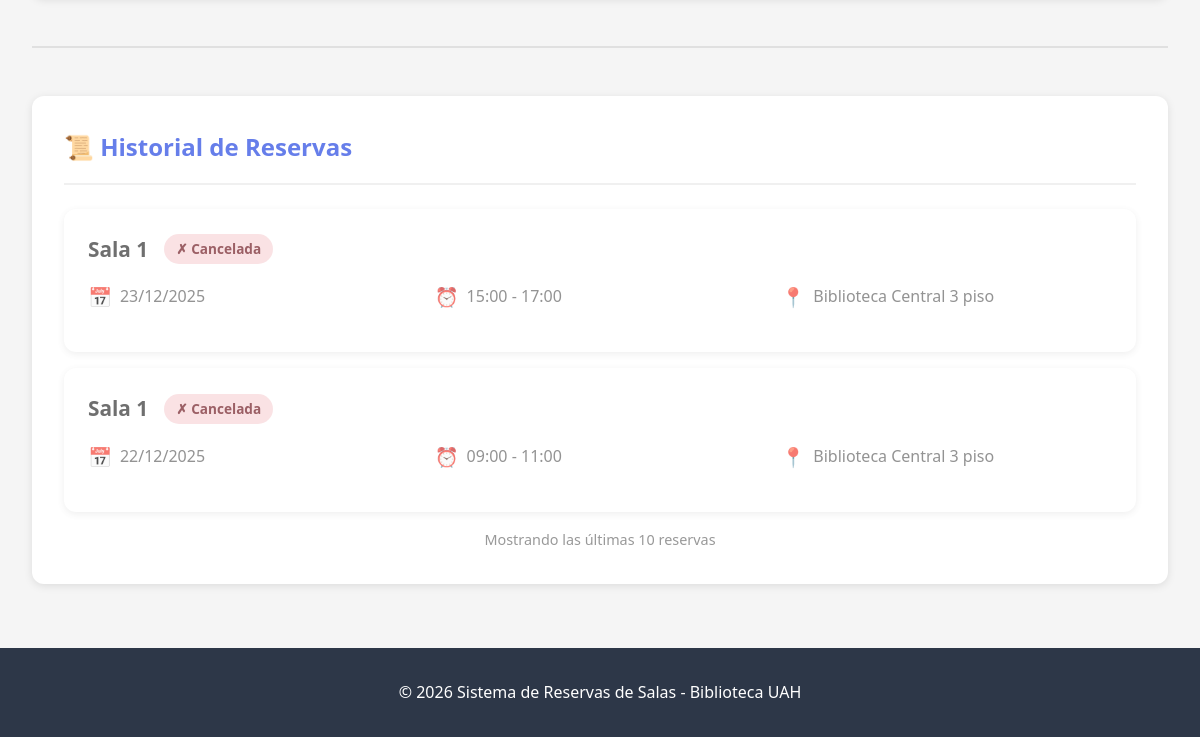
/reservas/mis-reservas/ (signed in, lower part), run on an earlier commit of the app's database.
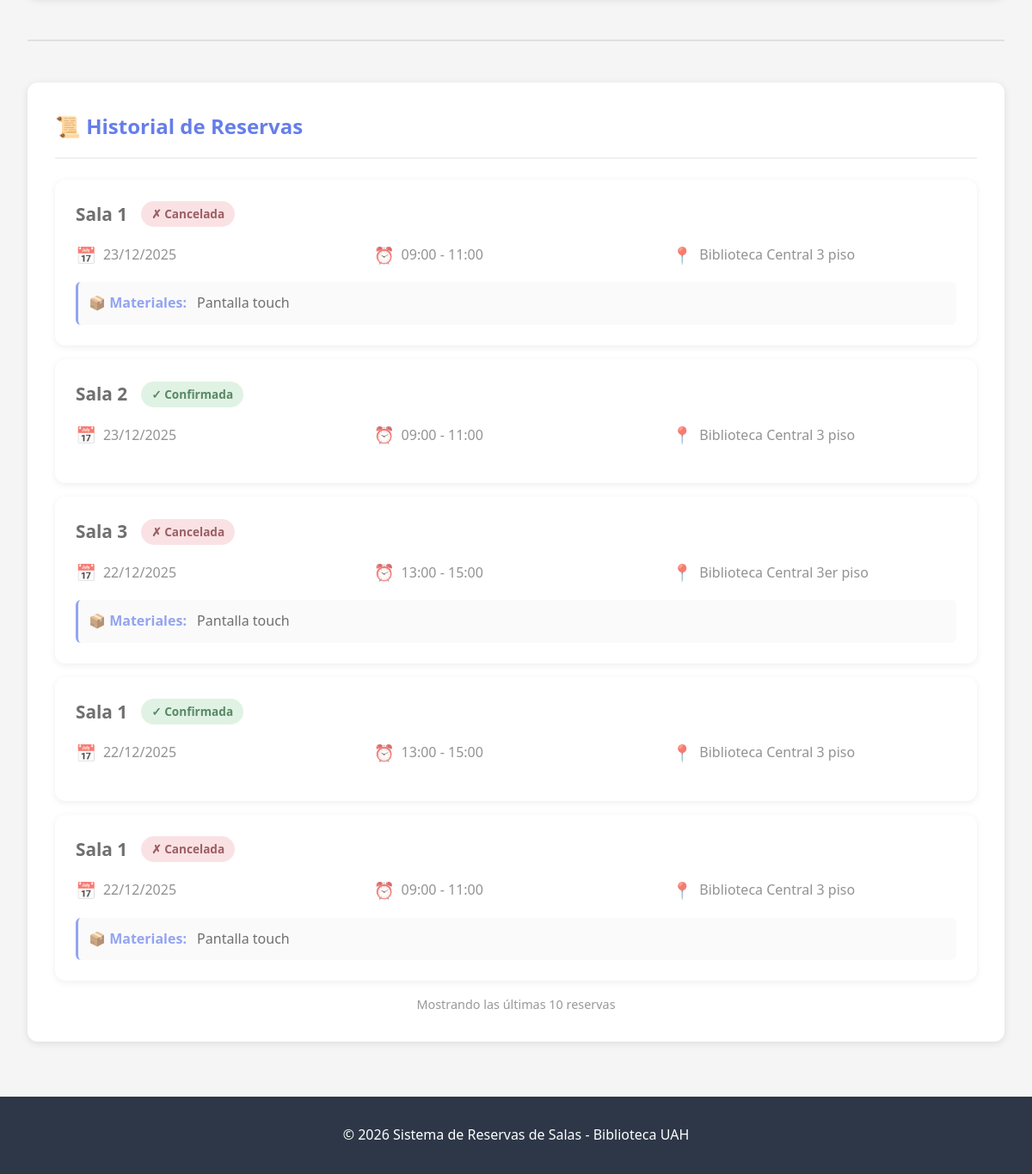
And on a later commit of the database.
### reservas/models.py (models this page shows, shortened)
class Reservation(models.Model):
    STATUS_CHOICES = [
        ('pending', 'Pendiente'),
        ('confirmed', 'Confirmada'),
        ('cancelled', 'Cancelada'),
        ('completed', 'Completada'),
    ]
    user = models.ForeignKey(
        User,
        on_delete=models.CASCADE,
        verbose_name="Usuario",
        related_name="reservations"
    )
    room = models.ForeignKey(
        Room,
        on_delete=models.CASCADE,
        verbose_name="Sala",
        related_name="reservations"
    )
    date = models.DateField(verbose_name="Fecha")
    time_block = models.ForeignKey(
        TimeBlock,
        on_delete=models.CASCADE,
        verbose_name="Bloque horario"
    )
    requested_materials = models.ManyToManyField(
        Material,
        blank=True,
        verbose_name="Materiales solicitados",
        related_name="reservations"
    )
    status = models.CharField(
        max_length=20,
        choices=STATUS_CHOICES,
        default='confirmed',
        verbose_name="Estado"
    )
    notes = models.TextField(
        blank=True,
        verbose_name="Notas adicionales"
    )
    created_at = models.DateTimeField(auto_now_add=True)
    updated_at = models.DateTimeField(auto_now=True)
    class Meta:
        verbose_name = "Reserva"
        verbose_name_plural = "Reservas"
        ordering = ['-date', 'time_block']
        unique_together = ['room', 'date', 'time_block', 'status']

class Room(models.Model):
    name = models.CharField(max_length=100, verbose_name="Nombre de la sala")
    capacity = models.PositiveIntegerField(verbose_name="Capacidad (personas)")
    location = models.CharField(max_length=200, verbose_name="Ubicación")
    available_materials = models.ManyToManyField(
        Material,
        blank=True,
        verbose_name="Materiales disponibles",
        related_name="rooms"
    )
    is_public = models.BooleanField(
        default=True,
        verbose_name="Sala pública",
        help_text="Si está desmarcado, solo el admin puede reservar esta sala"
    )
    is_active = models.BooleanField(default=True, verbose_name="Activa")
    created_at = models.DateTimeField(auto_now_add=True)
    updated_at = models.DateTimeField(auto_now=True)
    class Meta:
        verbose_name = "Sala"
        verbose_name_plural = "Salas"
        ordering = ['name']

class TimeBlock(models.Model):
    DAYS_OF_WEEK = [
        ('monday', 'Lunes'),
        ('tuesday', 'Martes'),
        ('wednesday', 'Miércoles'),
        ('thursday', 'Jueves'),
        ('friday', 'Viernes'),
        ('saturday', 'Sábado'),
        ('sunday', 'Domingo'),
    ]
    name = models.CharField(
        max_length=50,
        verbose_name="Nombre del bloque",
        help_text="Ej: Bloque 1, Bloque Mañana, Sábado Tarde"
    )
    day_of_week = models.CharField(
        max_length=10,
        choices=DAYS_OF_WEEK,
        verbose_name="Día de la semana",
        help_text="Día al que aplica este bloque horario"
    )
    start_time = models.TimeField(verbose_name="Hora inicio")
    end_time = models.TimeField(verbose_name="Hora fin")
    is_active = models.BooleanField(default=True, verbose_name="Activo")
    created_at = models.DateTimeField(auto_now_add=True)
    updated_at = models.DateTimeField(auto_now=True)
    class Meta:
        verbose_name = "Bloque Horario"
        verbose_name_plural = "Bloques Horarios"
        ordering = ['day_of_week', 'start_time']
        unique_together = ['day_of_week', 'start_time', 'end_time']

class Material(models.Model):
    name = models.CharField(max_length=100, verbose_name="Nombre")
    description = models.TextField(blank=True, verbose_name="Descripción")
    is_active = models.BooleanField(default=True, verbose_name="Activo")
    created_at = models.DateTimeField(auto_now_add=True)
    updated_at = models.DateTimeField(auto_now=True)
    class Meta:
        verbose_name = "Material"
        verbose_name_plural = "Materiales"
        ordering = ['name']

### reservas/views.py (the view)
# urls.py: path('mis-reservas/', views.mis_reservas, name='mis_reservas'),
@login_required
def mis_reservas(request):
    reservas_activas = Reservation.objects.filter(
        user=request.user,
        status__in=['pending', 'confirmed'],
        date__gte=timezone.now().date()
    ).select_related('room', 'time_block').order_by('date', 'time_block__start_time')
    reservas_pasadas = Reservation.objects.filter(
        user=request.user,
        date__lt=timezone.now().date()
    ).select_related('room', 'time_block').order_by('-date', '-time_block__start_time')[:10]
    context = {
        'reservas_activas': reservas_activas,
        'reservas_pasadas': reservas_pasadas,
    }
    return render(request, 'reservas/mis_reservas.html', context)

### reservas/templates/reservas/mis_reservas.html (shortened to what this page needs)
{% extends 'reservas/base.html' %}
{% block content %}
<div class="reservations-container">
    {% if reservas_pasadas %}
    <div class="section-divider"></div>
    <div class="card">
        <div class="card-header">
            <h2>📜 Historial de Reservas</h2>
        </div>
        {% for reserva in reservas_pasadas %}
        <div class="reservation-card" style="opacity: 0.7;">
            <div class="reservation-info">
                <div class="reservation-header">
                    <div class="reservation-title">{{ reserva.room.name }}</div>
                    <span class="status-badge status-{{ reserva.status }}">
                        {% if reserva.status == 'cancelled' %}✗ Cancelada{% endif %}
                        {% if reserva.status == 'confirmed' %}✓ Confirmada{% endif %}
                    </span>
                </div>
                <div class="reservation-details">
                    <div class="detail-item">
                        <span class="detail-icon">📅</span>
                        <span>{{ reserva.date|date:"d/m/Y" }}</span>
                    </div>
                    <div class="detail-item">
                        <span class="detail-icon">⏰</span>
                        <span>{{ reserva.time_block.start_time|time:"H:i" }} - {{ reserva.time_block.end_time|time:"H:i" }}</span>
                    </div>
                    <div class="detail-item">
                        <span class="detail-icon">📍</span>
                        <span>{{ reserva.room.location }}</span>
                    </div>
                </div>
                {% if reserva.requested_materials.exists %}
                <div class="materials-list">
                    <strong>📦 Materiales:</strong>
                    {% for material in reserva.requested_materials.all %}
                        <span style="margin-left: 0.5rem;">{{ material.name }}</span>{% if not forloop.last %},{% endif %}
                    {% endfor %}
                </div>
                {% endif %}
            </div>
        </div>
        {% endfor %}
        <div style="text-align: center; margin-top: 1rem; color: #999; font-size: 0.9rem;">
            Mostrando las últimas 10 reservas
        </div>
    </div>
    {% endif %}
</div>
{% endblock %}

### reservas/templates/reservas/base.html (shortened to what this page needs)
{% load static %}
<!DOCTYPE html>
<html lang="es">
<head>
</head>
<body>
    <div class="container">
        {% block content %}{% endblock %}
    </div>
    <footer>
        <p>&copy; 2026 Sistema de Reservas de Salas - Biblioteca UAH</p>
    </footer>
</body>
</html>

### reservas/templates/reservas/base.html (style rules this page uses)
* { margin: 0; padding: 0; box-sizing: border-box; }
body { font-family: 'Segoe UI', Tahoma, Geneva, Verdana, sans-serif; background-color: #f5f5f5; color: #333; line-height: 1.6; }
.container { max-width: 1400px; margin: 2rem auto; padding: 0 2rem; }
.card { background: white; border-radius: 12px; padding: 2rem; box-shadow: 0 2px 8px rgba(0,0,0,0.1); margin-bottom: 2rem; }
.card-header { border-bottom: 2px solid #f0f0f0; padding-bottom: 1rem; margin-bottom: 1.5rem; }
.card-header h2 { font-size: 1.5rem; color: #667eea; }
footer { background-color: #2d3748; color: white; text-align: center; padding: 2rem 0; margin-top: 4rem; }

### reservas/templates/reservas/mis_reservas.html (style rules this page uses)
.reservations-container { max-width: 1200px; margin: 0 auto; }
.reservation-card { background: white; border-radius: 12px; padding: 1.5rem; margin-bottom: 1rem; box-shadow: 0 2px 8px rgba(0,0,0,0.1); display: flex; justify-content: space-between; align-items: center; transition: transform 0.3s; }
.reservation-info { flex: 1; }
.reservation-header { display: flex; align-items: center; gap: 1rem; margin-bottom: 1rem; }
.reservation-title { font-size: 1.3rem; font-weight: 600; color: #333; }
.status-badge { padding: 0.25rem 0.75rem; border-radius: 20px; font-size: 0.85rem; font-weight: 600; }
.status-confirmed { background-color: #d4edda; color: #155724; }
.status-cancelled { background-color: #f8d7da; color: #721c24; }
.reservation-details { display: grid; grid-template-columns: repeat(auto-fit, minmax(200px, 1fr)); gap: 1rem; margin-bottom: 1rem; }
.detail-item { display: flex; align-items: center; gap: 0.5rem; color: #666; }
.detail-icon { font-size: 1.2rem; }
.materials-list { margin-top: 0.5rem; padding: 0.75rem; background-color: #f8f9fa; border-radius: 6px; border-left: 3px solid #667eea; }
.materials-list strong { color: #667eea; }
.section-divider { margin: 3rem 0; border-top: 2px solid #e0e0e0; }

What changed in the data, as far as the page shows it:
removed Reservation: room.name "Sala 1", status "✗ Cancelada", date "23/12/2025", time_block.start_time "15:00", time_block.end_time "17:00", room.location "Biblioteca Central 3 piso"
added Reservation: room.name "Sala 1", status "✗ Cancelada", date "23/12/2025", time_block.start_time "09:00", time_block.end_time "11:00", room.location "Biblioteca Central 3 piso"
now on this page (row unchanged): Material: name "Pantalla touch"
added Reservation: room.name "Sala 2", status "✓ Confirmada", date "23/12/2025", time_block.start_time "09:00", time_block.end_time "11:00", room.location "Biblioteca Central 3 piso"
added Reservation: room.name "Sala 3", status "✗ Cancelada", date "22/12/2025", time_block.start_time "13:00", time_block.end_time "15:00", room.location "Biblioteca Central 3er piso"
added Reservation: room.name "Sala 1", status "✓ Confirmada", date "22/12/2025", time_block.start_time "13:00", time_block.end_time "15:00", room.location "Biblioteca Central 3 piso"
